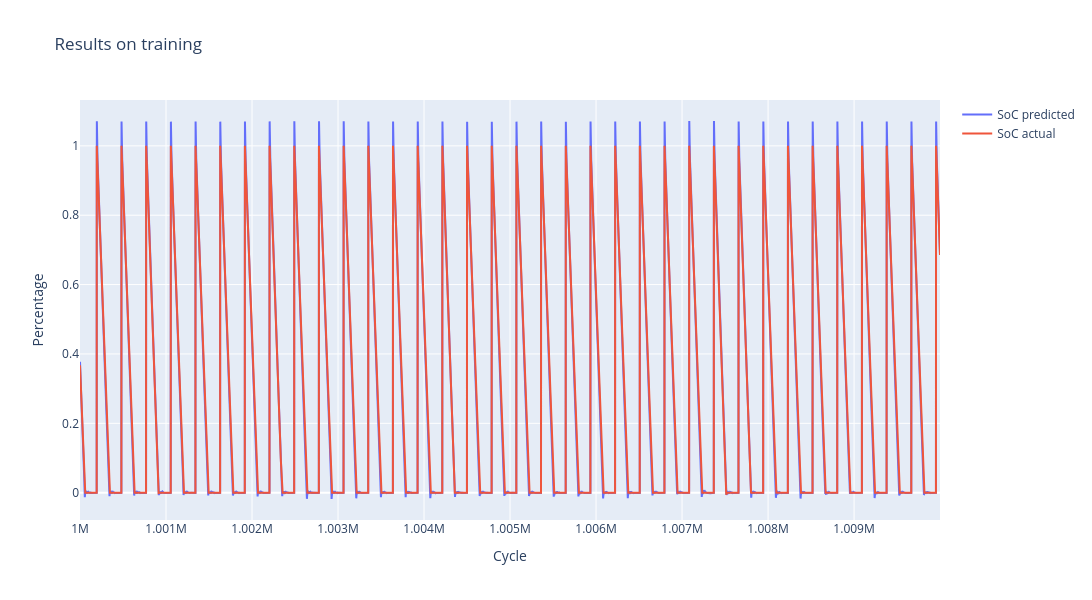

The cell this chart's notebook holds for it:
### Code cell
cycle_num = 100
steps_num = 10000
step_index = np.arange(cycle_num*steps_num, (cycle_num+1)*steps_num)

fig = go.Figure()
fig.add_trace(go.Scatter(x=step_index, y=train_predictions.flatten()[cycle_num*steps_num:(cycle_num+1)*steps_num],
                    mode='lines', name='SoC predicted'))
fig.add_trace(go.Scatter(x=step_index, y=train_y.flatten()[cycle_num*steps_num:(cycle_num+1)*steps_num],
                    mode='lines', name='SoC actual'))
fig.update_layout(title='Results on training',
                  xaxis_title='Cycle',
                  yaxis_title='Percentage',
                  width=1400,
                  height=600)
fig.show()

### Figure 1 — Plotly figure (JSON) as saved in the notebook; plotly's stock layout.template omitted (floating-point values rounded to 4 significant figures; data arrays with more than 128 entries replaced by an {"elided": "..."} marker saying what was removed)
{"data": [{"mode": "lines", "name": "SoC predicted", "type": "scatter", "x": {"elided": "10000 int values"}, "y": {"elided": "10000 float values"}}, {"mode": "lines", "name": "SoC actual", "type": "scatter", "x": {"elided": "10000 int values"}, "y": {"elided": "10000 float values"}}], "layout": {"height": 600, "title": {"text": "Results on training"}, "width": 1400, "xaxis": {"title": {"text": "Cycle"}}, "yaxis": {"title": {"text": "Percentage"}}}}
